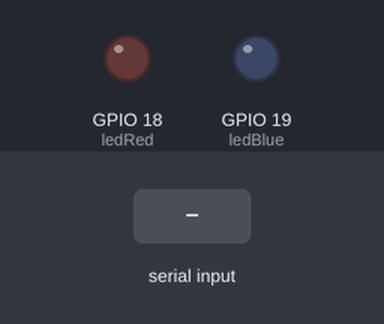
Bench run of a sketch on a simulated ESP32. Shown: output pins drawn as LEDs (lit = HIGH). Inputs (shaded band) come from the test bench.

Above: at 1.2 s.
1.3 s: "4\n" received over Serial
At 2.0 s:
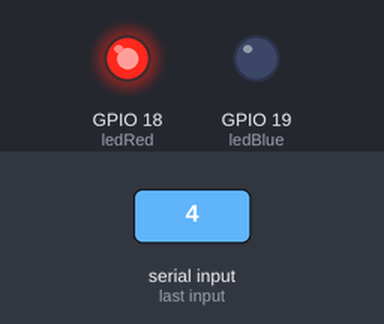
2.8 s: "2\n" received over Serial
At 3.2 s:
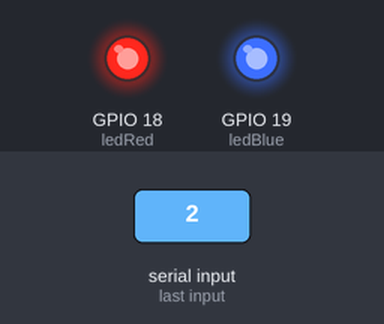
4.3 s: "1\n" received over Serial
At 5.5 s:
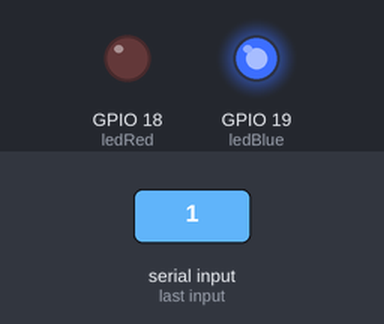
5.8 s: "3\n" received over Serial
At 6.7 s:
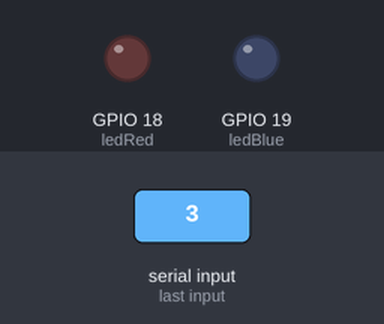
Timing chart, 0 to 8.3 s (numbered marks = the images above; inputs shaded):
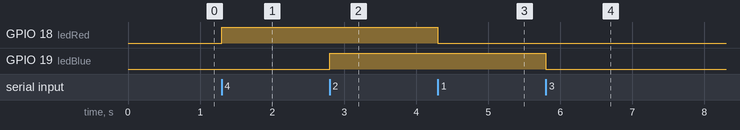

The sketch:

esp32_SerialRead.ino
```cpp
const int ledRed = 18;
const int ledBlue = 19;

void setup() {
  Serial.begin(115200);
  pinMode(ledRed, OUTPUT);
  pinMode(ledBlue, OUTPUT);
}

void loop() {
  if (Serial.available() > 0) {
    int incomingByte = Serial.parseInt();
    if (incomingByte == 4) {
      digitalWrite(ledRed, HIGH);
    }
    if (incomingByte == 1) {
      digitalWrite(ledRed, LOW);
    }
    if (incomingByte == 2) {
      digitalWrite(ledBlue, HIGH);
    }
    if (incomingByte == 3) {
      digitalWrite(ledBlue, LOW);
    }
  }
}
```

Measured:
- after the input at 1.3 s, GPIO 18 (ledRed): LOW → HIGH at once
- after the input at 2.8 s, GPIO 19 (ledBlue): LOW → HIGH at once
- after the input at 4.3 s, GPIO 18 (ledRed): HIGH → LOW at once
- after the input at 5.8 s, GPIO 19 (ledBlue): HIGH → LOW at once
